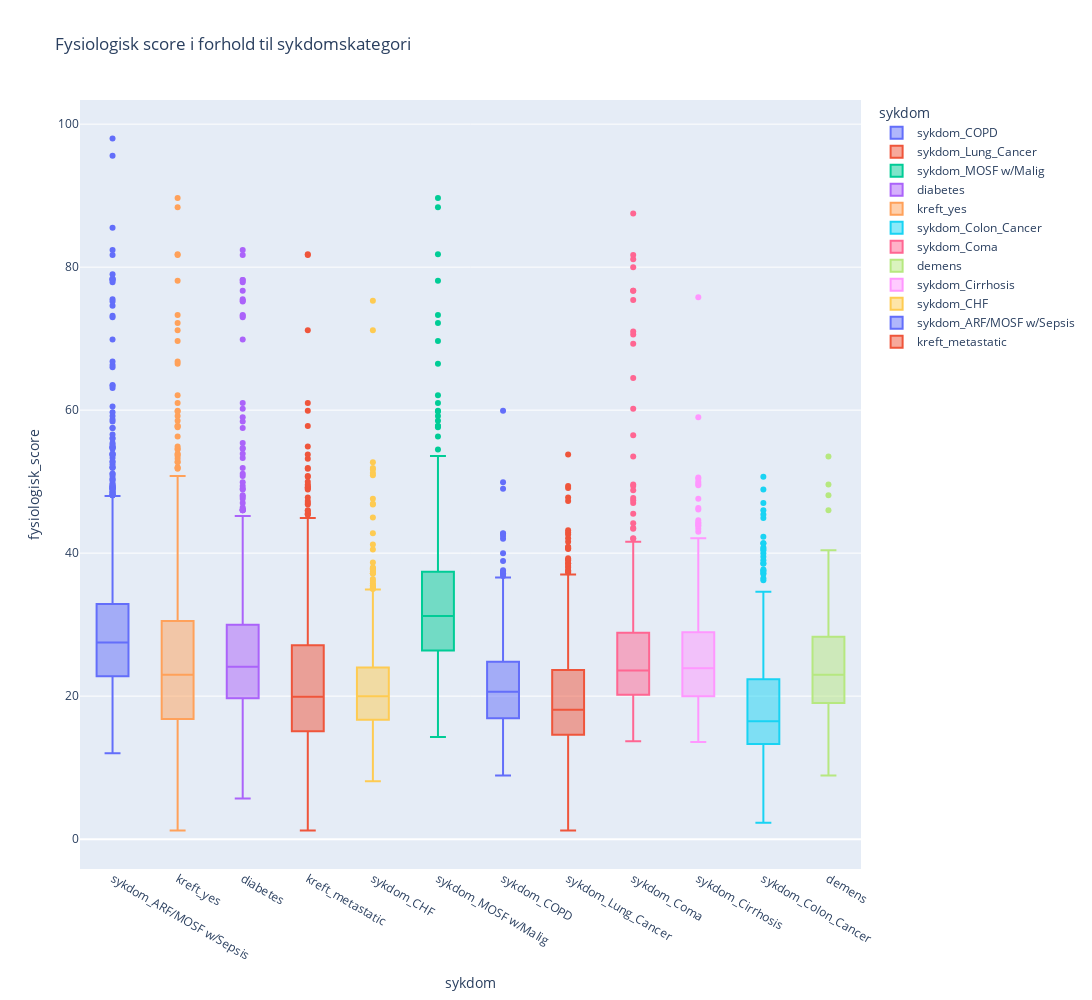

Here is the notebook cell this chart was saved with:
### Markdown cell above
##### Ser at det stemmer at sykdom ARF w sepsis er en sykdom som har tilfeller med høy fysiologisk score, som kan være med på at man er lengre på sykehus. Dette ser man har høy korrelasjon på korrelasjonen vi har laget lengre ned, at oppholdlengden øker med denne sykdommen.

### Code cell
#Sjekker oppholdslengde i forhold til hver sykdomskategori
disease_cols={ 'kreft_metastatic', 'kreft_metastatic', 'kreft_yes', 'sykdom_ARF/MOSF w/Sepsis',
       'sykdom_CHF', 'sykdom_COPD', 'sykdom_Cirrhosis', 'sykdom_Colon_Cancer',
       'sykdom_Coma', 'sykdom_Lung_Cancer', 'sykdom_MOSF w/Malig','diabetes', 
       'demens'
}
#Smelter dataframen til et langt format
disease_melted=pd.melt(train_df, 
                       id_vars=['fysiologisk_score'], 
                       value_vars=disease_cols,
                       var_name='sykdom',
                       value_name='har_sykdom'
)
disease_melted=disease_melted[disease_melted['har_sykdom']==True]

#Plotter oppholdslengde i forhold til sykdomskategori
fig = px.box(disease_melted, 
             x='sykdom', 
             y='fysiologisk_score',
             color='sykdom',
             title='Fysiologisk score i forhold til sykdomskategori',
             labels={'Fysiologisk score': 'Fysiologisk score', 'sykdom':'sykdom'},
             width=1300,
             height=1000
)
fig.update_layout(xaxis={'categoryorder':'total descending'})

### Figure 1 — Plotly figure (JSON) as saved in the notebook; plotly's stock layout.template omitted (floating-point values rounded to 4 significant figures; data arrays with more than 128 entries replaced by an {"elided": "..."} marker saying what was removed)
{"data": [{"alignmentgroup": "True", "hovertemplate": "sykdom=%{x}<br>fysiologisk_score=%{y}<extra></extra>", "legendgroup": "sykdom_COPD", "marker": {"color": "#636efa"}, "name": "sykdom_COPD", "notched": false, "offsetgroup": "sykdom_COPD", "orientation": "v", "showlegend": true, "type": "box", "x": {"elided": "571 str values"}, "x0": " ", "xaxis": "x", "y": {"elided": "571 float values"}, "y0": " ", "yaxis": "y"}, {"alignmentgroup": "True", "hovertemplate": "sykdom=%{x}<br>fysiologisk_score=%{y}<extra></extra>", "legendgroup": "sykdom_Lung_Cancer", "marker": {"color": "#EF553B"}, "name": "sykdom_Lung_Cancer", "notched": false, "offsetgroup": "sykdom_Lung_Cancer", "orientation": "v", "showlegend": true, "type": "box", "x": {"elided": "557 str values"}, "x0": " ", "xaxis": "x", "y": {"elided": "557 float values"}, "y0": " ", "yaxis": "y"}, {"alignmentgroup": "True", "hovertemplate": "sykdom=%{x}<br>fysiologisk_score=%{y}<extra></extra>", "legendgroup": "sykdom_MOSF w/Malig", "marker": {"color": "#00cc96"}, "name": "sykdom_MOSF w/Malig", "notched": false, "offsetgroup": "sykdom_MOSF w/Malig", "orientation": "v", "showlegend": true, "type": "box", "x": {"elided": "436 str values"}, "x0": " ", "xaxis": "x", "y": {"elided": "436 float values"}, "y0": " ", "yaxis": "y"}, {"alignmentgroup": "True", "hovertemplate": "sykdom=%{x}<br>fysiologisk_score=%{y}<extra></extra>", "legendgroup": "diabetes", "marker": {"color": "#ab63fa"}, "name": "diabetes", "notched": false, "offsetgroup": "diabetes", "orientation": "v", "showlegend": true, "type": "box", "x": {"elided": "1077 str values"}, "x0": " ", "xaxis": "x", "y": {"elided": "1077 float values"}, "y0": " ", "yaxis": "y"}, {"alignmentgroup": "True", "hovertemplate": "sykdom=%{x}<br>fysiologisk_score=%{y}<extra></extra>", "legendgroup": "kreft_yes", "marker": {"color": "#FFA15A"}, "name": "kreft_yes", "notched": false, "offsetgroup": "kreft_yes", "orientation": "v", "showlegend": true, "type": "box", "x": {"elided": "1860 str values"}, "x0": " ", "xaxis": "x", "y": {"elided": "1860 float values"}, "y0": " ", "yaxis": "y"}, {"alignmentgroup": "True", "hovertemplate": "sykdom=%{x}<br>fysiologisk_score=%{y}<extra></extra>", "legendgroup": "sykdom_Colon_Cancer", "marker": {"color": "#19d3f3"}, "name": "sykdom_Colon_Cancer", "notched": false, "offsetgroup": "sykdom_Colon_Cancer", "orientation": "v", "showlegend": true, "type": "box", "x": {"elided": "292 str values"}, "x0": " ", "xaxis": "x", "y": {"elided": "292 float values"}, "y0": " ", "yaxis": "y"}, {"alignmentgroup": "True", "hovertemplate": "sykdom=%{x}<br>fysiologisk_score=%{y}<extra></extra>", "legendgroup": "sykdom_Coma", "marker": {"color": "#FF6692"}, "name": "sykdom_Coma", "notched": false, "offsetgroup": "sykdom_Coma", "orientation": "v", "showlegend": true, "type": "box", "x": {"elided": "373 str values"}, "x0": " ", "xaxis": "x", "y": {"elided": "373 float values"}, "y0": " ", "yaxis": "y"}, {"alignmentgroup": "True", "hovertemplate": "sykdom=%{x}<br>fysiologisk_score=%{y}<extra></extra>", "legendgroup": "demens", "marker": {"color": "#B6E880"}, "name": "demens", "notched": false, "offsetgroup": "demens", "orientation": "v", "showlegend": true, "type": "box", "x": {"elided": "187 str values"}, "x0": " ", "xaxis": "x", "y": {"elided": "187 float values"}, "y0": " ", "yaxis": "y"}, {"alignmentgroup": "True", "hovertemplate": "sykdom=%{x}<br>fysiologisk_score=%{y}<extra></extra>", "legendgroup": "sykdom_Cirrhosis", "marker": {"color": "#FF97FF"}, "name": "sykdom_Cirrhosis", "notched": false, "offsetgroup": "sykdom_Cirrhosis", "orientation": "v", "showlegend": true, "type": "box", "x": {"elided": "285 str values"}, "x0": " ", "xaxis": "x", "y": {"elided": "285 float values"}, "y0": " ", "yaxis": "y"}, {"alignmentgroup": "True", "hovertemplate": "sykdom=%{x}<br>fysiologisk_score=%{y}<extra></extra>", "legendgroup": "sykdom_CHF", "marker": {"color": "#FECB52"}, "name": "sykdom_CHF", "notched": false, "offsetgroup": "sykdom_CHF", "orientation": "v", "showlegend": true, "type": "box", "x": {"elided": "799 str values"}, "x0": " ", "xaxis": "x", "y": {"elided": "799 float values"}, "y0": " ", "yaxis": "y"}, {"alignmentgroup": "True", "hovertemplate": "sykdom=%{x}<br>fysiologisk_score=%{y}<extra></extra>", "legendgroup": "sykdom_ARF/MOSF w/Sepsis", "marker": {"color": "#636efa"}, "name": "sykdom_ARF/MOSF w/Sepsis", "notched": false, "offsetgroup": "sykdom_ARF/MOSF w/Sepsis", "orientation": "v", "showlegend": true, "type": "box", "x": {"elided": "2100 str values"}, "x0": " ", "xaxis": "x", "y": {"elided": "2100 float values"}, "y0": " ", "yaxis": "y"}, {"alignmentgroup": "True", "hovertemplate": "sykdom=%{x}<br>fysiologisk_score=%{y}<extra></extra>", "legendgroup": "kreft_metastatic", "marker": {"color": "#EF553B"}, "name": "kreft_metastatic", "notched": false, "offsetgroup": "kreft_metastatic", "orientation": "v", "showlegend": true, "type": "box", "x": {"elided": "1113 str values"}, "x0": " ", "xaxis": "x", "y": {"elided": "1113 float values"}, "y0": " ", "yaxis": "y"}], "layout": {"boxmode": "overlay", "height": 1000, "legend": {"title": {"text": "sykdom"}, "tracegroupgap": 0}, "title": {"text": "Fysiologisk score i forhold til sykdomskategori"}, "width": 1300, "xaxis": {"anchor": "y", "categoryarray": ["sykdom_COPD", "sykdom_Lung_Cancer", "sykdom_MOSF w/Malig", "diabetes", "kreft_yes", "sykdom_Colon_Cancer", "sykdom_Coma", "demens", "sykdom_Cirrhosis", "sykdom_CHF", "sykdom_ARF/MOSF w/Sepsis", "kreft_metastatic"], "categoryorder": "total descending", "domain": [0, 1], "title": {"text": "sykdom"}}, "yaxis": {"anchor": "x", "domain": [0, 1], "title": {"text": "fysiologisk_score"}}}}
